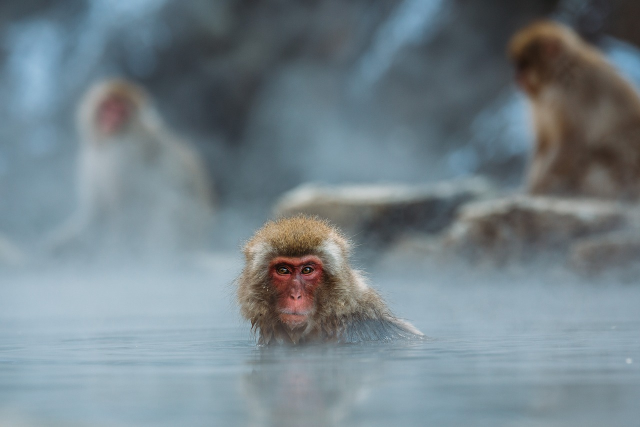
#> input picture Codes/Images/MonkeyBath.jpg, 1280 x 853 px, found by its file name (shown at 1/2 size)
$ python pil_paste_mask.py Images/MonkeyBath.jpg
#> lines starting #> are read from the running program, lines starting #| are printed output that depends on the picture; after the words box and inside, x2 and y2 are one past the last pixel; in counts of white or black regions, pixels touching at a corner belong together
from PIL import Image
from sys import argv

def crop(img, size):
    bbox = img.getbbox()
    img = img.crop(bbox)
    img = img.resize(size)
    return img


# 温泉サル画像 ... 顔の領域データは手作業で入手。
dst = Image.open('MonkeyBath.jpg')
#> dst is the input picture: PIL image 1280x853 RGB; mean R, G, B 116.6, 130.5, 137.4
dst_face_size = (158, 158)                          # サル顔領域
dst_face_corner = (518, 497)                        # サル顔領域の左上座標

# スマイリー画像とそのマスク画像
src = crop(Image.open('Smily.png'), dst_face_size)
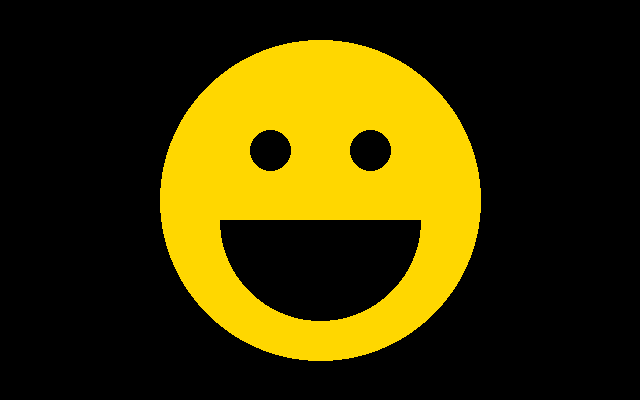
#> input picture Codes/Images/Smily.png, 640 x 400 px, found by its file name
#> in crop, `bbox = img.getbbox()`: bbox = (160, 40, 481, 361)
#> in crop, `img = img.crop(bbox)`:
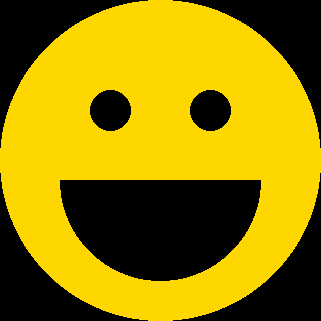
#> img: PIL image 321x321 RGB; mean R, G, B 154.2, 130, 0
#> in crop, `img = img.resize(size)`:
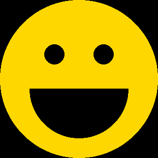
#> img: PIL image 158x158 RGB; mean R, G, B 154.2, 130.3, 0
mask = crop(Image.open('SmilyMask.png'), dst_face_size)
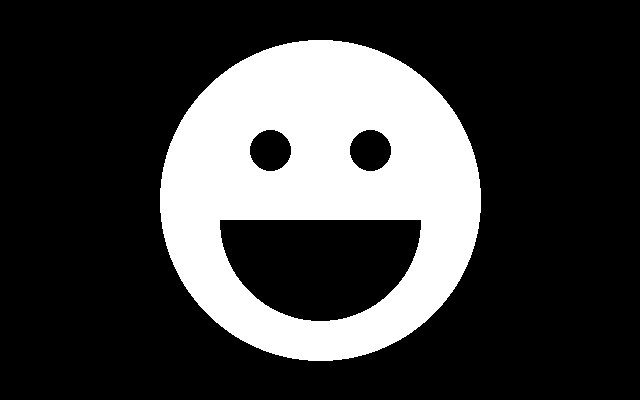
#> input picture Codes/Images/SmilyMask.png, 640 x 400 px, found by its file name
#> call 2 of crop, with size = (158, 158)
#> in crop (call 2), `img = img.crop(bbox)`:
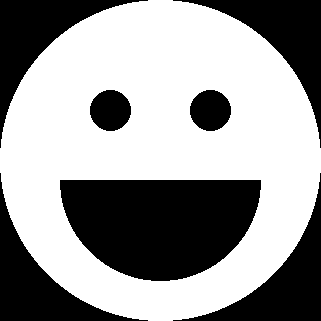
#> img: PIL image 321x321 L; 60.5% white; 7 black regions, largest, box (x1, y1, x2, y2) and area: (60, 180, 261, 281) 15945, (0, 0, 148, 148) 5541, (173, 0, 321, 148) 5541
#> in crop (call 2), `img = img.resize(size)`:
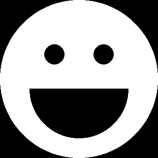
#> img: PIL image 158x158 L; min 0, max 255, mean 154.2

# マスク付きで貼り付け
dst.paste(src, box=dst_face_corner, mask=mask)
dst.show()
